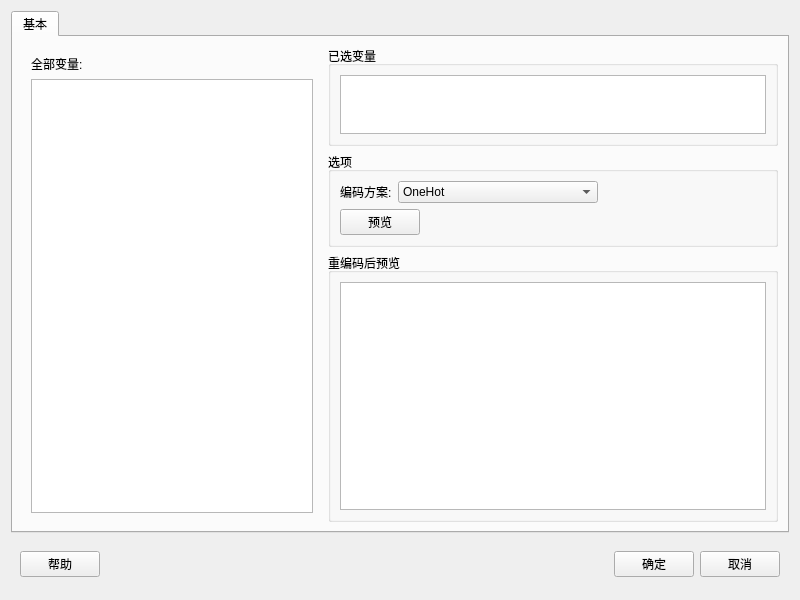
<?xml version="1.0" encoding="UTF-8"?>
<ui version="4.0">
 <class>Form</class>
 <widget class="QWidget" name="Form">
  <property name="geometry">
   <rect>
    <x>0</x>
    <y>0</y>
    <width>800</width>
    <height>600</height>
   </rect>
  </property>
  <property name="windowTitle">
   <string>数据-重编码值</string>
  </property>
  <layout class="QVBoxLayout" name="verticalLayout_13">
   <item>
    <widget class="QTabWidget" name="tabWidget">
     <property name="currentIndex">
      <number>0</number>
     </property>
     <widget class="QWidget" name="tab">
      <attribute name="title">
       <string>基本</string>
      </attribute>
      <layout class="QHBoxLayout" name="horizontalLayout_5">
       <item>
        <widget class="QWidget" name="widget_2" native="true">
         <property name="maximumSize">
          <size>
           <width>300</width>
           <height>16777215</height>
          </size>
         </property>
         <layout class="QHBoxLayout" name="horizontalLayout">
          <item>
           <layout class="QVBoxLayout" name="verticalLayout_2">
            <item>
             <widget class="QLabel" name="label_3">
              <property name="text">
               <string>全部变量:</string>
              </property>
             </widget>
            </item>
            <item>
             <widget class="QListWidget" name="listWidget_var"/>
            </item>
           </layout>
          </item>
         </layout>
        </widget>
       </item>
       <item>
        <layout class="QVBoxLayout" name="verticalLayout_6">
         <item>
          <widget class="QGroupBox" name="groupBox_2">
           <property name="maximumSize">
            <size>
             <width>16777215</width>
             <height>100</height>
            </size>
           </property>
           <property name="title">
            <string>已选变量</string>
           </property>
           <layout class="QVBoxLayout" name="verticalLayout">
            <item>
             <widget class="QListWidget" name="listWidget_selecetd">
              <property name="maximumSize">
               <size>
                <width>16777215</width>
                <height>16777215</height>
               </size>
              </property>
             </widget>
            </item>
           </layout>
          </widget>
         </item>
         <item>
          <widget class="QGroupBox" name="groupBox_3">
           <property name="title">
            <string>选项</string>
           </property>
           <layout class="QVBoxLayout" name="verticalLayout_7">
            <item>
             <layout class="QHBoxLayout" name="horizontalLayout_10">
              <item>
               <widget class="QLabel" name="label_8">
                <property name="text">
                 <string>编码方案:</string>
                </property>
               </widget>
              </item>
              <item>
               <widget class="QComboBox" name="comboBox_6">
                <property name="minimumSize">
                 <size>
                  <width>200</width>
                  <height>0</height>
                 </size>
                </property>
                <item>
                 <property name="text">
                  <string>OneHot</string>
                 </property>
                </item>
               </widget>
              </item>
              <item>
               <spacer name="horizontalSpacer_3">
                <property name="orientation">
                 <enum>Qt::Horizontal</enum>
                </property>
                <property name="sizeHint" stdset="0">
                 <size>
                  <width>40</width>
                  <height>20</height>
                 </size>
                </property>
               </spacer>
              </item>
             </layout>
            </item>
            <item>
             <layout class="QHBoxLayout" name="horizontalLayout_2">
              <item>
               <widget class="QPushButton" name="pushButton">
                <property name="text">
                 <string>预览</string>
                </property>
               </widget>
              </item>
              <item>
               <spacer name="horizontalSpacer_2">
                <property name="orientation">
                 <enum>Qt::Horizontal</enum>
                </property>
                <property name="sizeHint" stdset="0">
                 <size>
                  <width>40</width>
                  <height>20</height>
                 </size>
                </property>
               </spacer>
              </item>
             </layout>
            </item>
           </layout>
          </widget>
         </item>
         <item>
          <widget class="QGroupBox" name="groupBox_4">
           <property name="maximumSize">
            <size>
             <width>16777215</width>
             <height>16777215</height>
            </size>
           </property>
           <property name="title">
            <string>重编码后预览</string>
           </property>
           <layout class="QVBoxLayout" name="verticalLayout_3">
            <item>
             <widget class="QTableWidget" name="tableWidget"/>
            </item>
           </layout>
          </widget>
         </item>
        </layout>
       </item>
      </layout>
     </widget>
    </widget>
   </item>
   <item>
    <widget class="QWidget" name="widget_3" native="true">
     <property name="minimumSize">
      <size>
       <width>0</width>
       <height>50</height>
      </size>
     </property>
     <property name="maximumSize">
      <size>
       <width>16777215</width>
       <height>50</height>
      </size>
     </property>
     <layout class="QVBoxLayout" name="verticalLayout_5">
      <item>
       <layout class="QHBoxLayout" name="horizontalLayout_3">
        <item>
         <widget class="QPushButton" name="pushButton_help">
          <property name="text">
           <string>帮助</string>
          </property>
         </widget>
        </item>
        <item>
         <spacer name="horizontalSpacer">
          <property name="orientation">
           <enum>Qt::Horizontal</enum>
          </property>
          <property name="sizeHint" stdset="0">
           <size>
            <width>40</width>
            <height>20</height>
           </size>
          </property>
         </spacer>
        </item>
        <item>
         <widget class="QPushButton" name="pushButton_ok">
          <property name="text">
           <string>确定</string>
          </property>
         </widget>
        </item>
        <item>
         <widget class="QPushButton" name="pushButton_cancel">
          <property name="text">
           <string>取消</string>
          </property>
         </widget>
        </item>
       </layout>
      </item>
     </layout>
    </widget>
   </item>
  </layout>
 </widget>
 <resources/>
 <connections/>
</ui>
